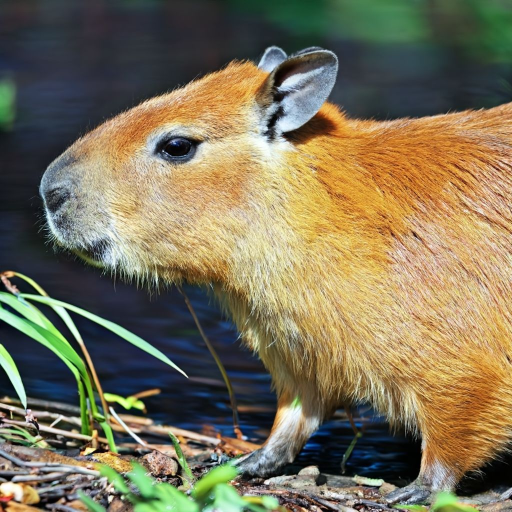
#> input picture assets/examples/cap.jpg, 1024 x 1024 px (shown at 1/2 size)
$ python -i video_handler.py   (imports and definitions only)
#> lines starting #> are read from the running program, lines starting #| are printed output that depends on the picture
### src/utils.py
import time
import shutil
from functools import wraps
from pathlib import Path

from tkinter import Tk, filedialog


# ============================
#   CONSOLE CLEARING
# ============================


# [9 lines left out: function clear_screen, not called in this run]


def clear_console() -> None:
    """Clear the terminal/console in a cross-platform way."""
    print("\033c", end="")


# ============================
#   FILE DIALOG UTILITIES
# ============================


# [30 lines left out: function get_source_via_dialog, not called in this run]


# ============================
#   TERMINAL UTILITIES
# ============================


def get_terminal_size() -> tuple[int, int]:
    """
    Get current terminal dimensions.
    Returns (columns, lines)
    """
    try:
        size = shutil.get_terminal_size(fallback=(80, 24))
        return size.columns, size.lines
    except Exception:
        return 80, 24  # Safe fallback


# ============================
#   FPS / TIMING CONTROL
# ============================


# [42 lines left out: functions limit_fps, scale_height, calc_avg_brightness, not called in this run]


def get_index_ascii(value: int, ascii_chars: str) -> str:
    """Linear map of luminance → index of ASCII gradient."""
    return ascii_chars[int(value / 255 * (len(ascii_chars) - 1))]


# ============================
#   CONVERSIÓN DE COLORES
# ============================


# [56 lines left out: functions rgb_to_ansi, gray_to_ansi, not called in this run]

### src/core/video_handler.py
import time
import cv2

from src.utils import (
    get_index_ascii,
    rgb_to_ansi,
    gray_to_ansi,
    scale_height,
    limit_fps,
    clear_console,
    get_terminal_size
)
from src.settings.config import MODE, GRADIENT
from src.cli.styles import R


class VideoProcessor:
    def __init__(
        self,
        target_width: int = 120,
        sequence: GRADIENT = GRADIENT.BASIC,
        mode: MODE = MODE.RGB,
        scale: float = 0.55,
        invert: bool = False,
        mirror: bool = False
    ):
        self._target_width = int(target_width)
        self._gradient = sequence.value
        self._mode = mode
        self._scale_factor = float(scale)

        self._invert = invert
        self._mirror = mirror

    # ---------------------------------------------------------
    #                   FRAME → ASCII
    # ---------------------------------------------------------
    def Convert_Video(self, frame) -> str:
        # Invertir o espejar si corresponde
        if self._invert:
            frame = cv2.bitwise_not(frame)

        if self._mirror:
            frame = cv2.flip(frame, 1)

        # Convertir a escala de grises
        gray = cv2.cvtColor(frame, cv2.COLOR_BGR2GRAY)

        # Ajustar al ancho de la terminal
        term_width, _ = get_terminal_size()
        new_width = min(self._target_width, term_width)

        # Calcular nueva altura proporcional
        h, w = gray.shape
        new_height = scale_height(
            target_width=new_width,
            original_w=w,
            original_h=h,
            scale_factor=self._scale_factor
        )

        # Redimensionar (rápido)
        gray = cv2.resize(gray, (new_width, new_height), interpolation=cv2.INTER_AREA)
        frame = cv2.resize(frame, (new_width, new_height), interpolation=cv2.INTER_AREA)

        # Conversión a ASCII
        ascii_lines = []
        gradient = self._gradient
        mode = self._mode

        for y in range(new_height):
            row_chars = []
            for x in range(new_width):
                pixel = gray[y, x]
                ascii_char = get_index_ascii(pixel, gradient)

                match mode:
                    case MODE.RGB:
                        # OpenCV usa BGR, así que extraemos en ese orden.
                        b, g, r = frame[y, x]
                        # Convertimos el carácter a un código ANSI RGB:
                        # ESC[38;2;R;G;Bm
                        row_chars.append(rgb_to_ansi(r, g, b, ascii_char))

                    case MODE.GRAYSCALE:
                        # Si no usamos RGB, usamos escala ANSI de grises.
                        # Se cuantiza el gris a 24 niveles (232–255).
                        row_chars.append(gray_to_ansi(pixel, ascii_char))

                    case MODE.ASCII:
                        row_chars.append(ascii_char)

            ascii_lines.append("".join(row_chars))

        return "\n".join(ascii_lines)

    # ---------------------------------------------------------
    #                   VIDEO LOOP
    # ---------------------------------------------------------
    # [48 lines left out: function ProcessVideo, not called in this run]

"""
import time

from src.utils import (
    get_index_ascii,
    rgb_to_ansi,
    gray_to_ansi,
    scale_height
)
from src.settings.config import MODE, GRADIENT
from src.utils import limit_fps, clear_console, get_terminal_size
from src.cli.styles import R

# OpenCV for video capture and processing
import cv2

class VideoProcessor():
    def __init__(self,
            target_width: int = 120,
            sequence: GRADIENT = GRADIENT.BASIC, mode: MODE = MODE.RGB,
            scale: float = 0.55,
            invert: bool = False, mirror: bool = False
        ):
        self._target_width: int = int(target_width)
        self._gradient: str = str(sequence.value)
        self._mode: MODE = mode
        self._scale_factor: float = float(scale)

        self._invert = invert
        self._mirror = mirror

    def Convert_Video(self, frame) -> str:
        # ============================
        # PROCESAMIENTO DEL FRAME
        # ============================
        if self._invert:
            frame = cv2.bitwise_not(frame)

        if self._mirror:
            frame = cv2.flip(frame, 1)

        # Convertir a escala de grises
        gray_image = cv2.cvtColor(frame, cv2.COLOR_BGR2GRAY)

        term_width, _ = get_terminal_size()
        new_witdh = min(self._target_width, term_width)

        # Redimensionar la imagen manteniendo la relación de aspecto
        h, w = gray_image.shape
        new_height = scale_height(
            target_width=new_witdh,
            original_h=h,
            original_w=w,
            scale_factor=self._scale_factor
        )

        gray_image = cv2.resize(gray_image, (new_witdh, new_height))
        frame = cv2.resize(frame, (new_witdh, new_height))

        # Obtener nuevas dimensiones
        height, width = gray_image.shape
        ascii_frame = []

        num_cells_x = int(width)
        num_cells_y = int(height)

        # ============================
        # CONVERSIÓN A ASCII
        # ============================
        for y in range(num_cells_y):
            row = ""
            for x in range(num_cells_x):
                px_y, px_x = y, x
                pixel = gray_image[px_y, px_x]

                # Get index from ASCII CHARS GRADIENT
                ascii_char = get_index_ascii(value = pixel, ascii_chars = self._gradient)

                match self._mode:
                # Si usamos color RGB real (TrueColor):
                    case MODE.RGB:
                        # OpenCV usa BGR, así que extraemos en ese orden.
                        b, g2, r = frame[px_y, px_x]

                        # Convertimos el carácter a un código ANSI RGB:
                        # ESC[38;2;R;G;Bm
                        row += rgb_to_ansi(r, g2, b, ascii_char)
                    case MODE.GRAYSCALE:
                        # Si no usamos RGB, usamos escala ANSI de grises.
                        # Se cuantiza el gris a 24 niveles (232–255).
                        row += gray_to_ansi(pixel, ascii_char)
                    case MODE.ASCII:
                        # Se usan los caracteres ACII calculados
                        row += ascii_char

            ascii_frame.append(row)

        # Unimos todas las líneas en un único string separado por saltos de línea.
        return "\n".join(ascii_frame)

    def ProcessVideo(self, path: str | int = 0):
        # Abrimos la fuente de vídeo.
        # cv2.VideoCapture puede recibir un índice de cámara o un archivo.
        cap = cv2.VideoCapture(path)
        if not cap.isOpened():
            print(R + "No se pudo abrir la fuente de vídeo.")
            return

        # Variables para calcular FPS manualmente.
        last_time = time.time()   # Marca de tiempo del último segundo
        frames = 0                # Contador de frames procesados
        fps = 0.0

        try:
            while True:
                # Read the frame from the camera
                ret, frame = cap.read()
                if not ret:
                    break

                frames += 1
                now = time.time()
                elapsed = now - last_time

                # Si ha pasado 1 segundo, calculamos FPS:
                # FPS = frames procesados / tiempo transcurrido
                if elapsed >= 1:
                    fps = frames / elapsed
                    frames = 0
                    last_time = now


                #gray = cv2.cvtColor(frame, cv2.COLOR_BGR2GRAY)
                ascii_art = self.Convert_Video(frame)

                clear_console()
                print(ascii_art)

                if fps:
                    print(f"\nFPS: {fps:.2f}")

                # Break the loop if 'q' is pressed
                if cv2.waitKey(1) & 0xFF == ord('q'):
                    break

        except KeyboardInterrupt:
            print("\nSaliendo...")

        # Liberamos la cámara y cerramos ventanas de OpenCV.
        cap.release()
        cv2.destroyAllWindows()

"""

>>> import cv2
>>> picture = cv2.imread('../../assets/examples/cap.jpg')
#> picture is the input picture: shape (1024, 1024, 3); mean B, G, R 89, 115.5, 124.5
>>> result = VideoProcessor().Convert_Video(picture)
#> in Convert_Video, `gray = cv2.cvtColor(frame, cv2.COLOR_BGR2GRAY)`:
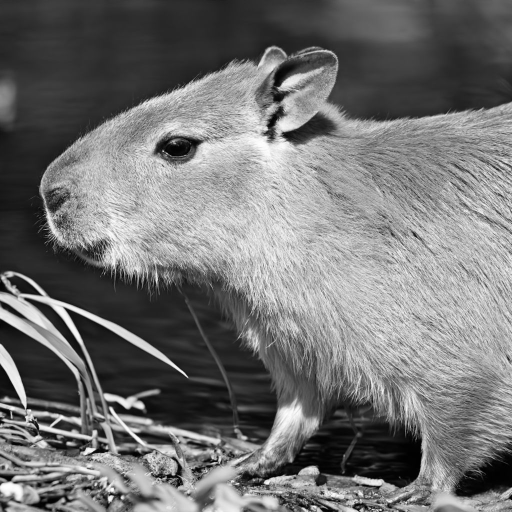
#> gray: shape (1024, 1024) (shown at 1/2 size); min 0, max 255, mean 115.2
#> (the run stopped early here; a loop or call above may not have finished)

$ run again, on assets/examples/img.jpg
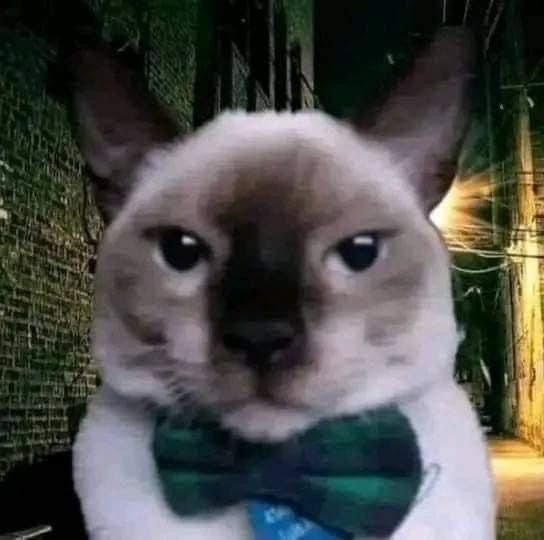
#> input picture assets/examples/img.jpg, 544 x 540 px
#> picture is the input picture: shape (540, 544, 3); mean B, G, R 72.4, 76.1, 75.9
#> in Convert_Video, `gray = cv2.cvtColor(frame, cv2.COLOR_BGR2GRAY)`:
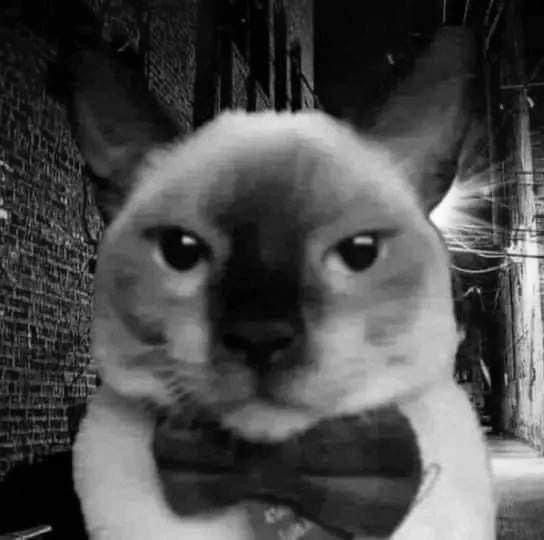
#> gray: shape (540, 544); min 0, max 254, mean 75.6
